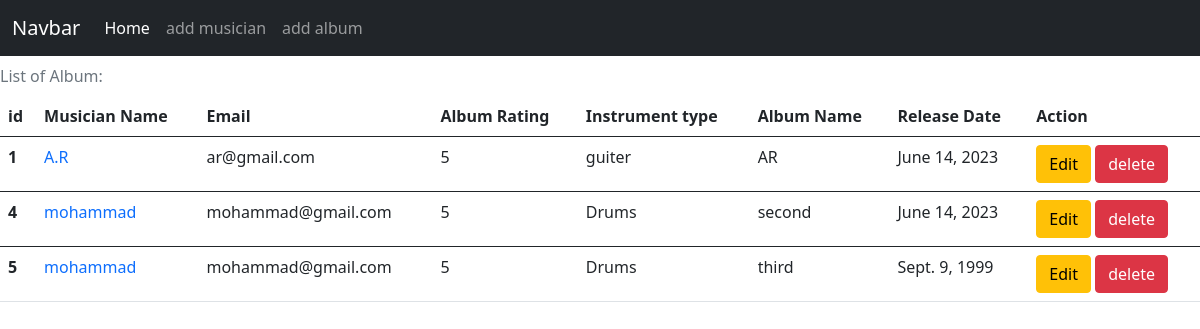
The page / on the database its author committed.
### albums/models.py (models this page shows, shortened)
class Album(models.Model):
    album_name = models.CharField(max_length=30)
    release = models.DateField()
    musician = models.ForeignKey(Musician, on_delete=models.CASCADE)
    choice = [('1', '1'),('2', '2'),('3', '3'),('4', '4'),('5', '5'),]
    rating = models.CharField(max_length=5,default='0',choices = choice)

### musicians/models.py (models this page shows, shortened)
class Musician(models.Model):
    first_name = models.CharField(max_length=30)
    last_name = models.CharField(max_length=30)
    email = models.EmailField()
    ins = models.CharField(max_length=20)

### musician_directory/views.py (the view)
# urls.py: 2. Add a URL to urlpatterns:  path('', views.home, name='home')
def home(req):
    data1 = Album.objects.all()
    return render(req, 'home.html', {'album':data1})

### templates/home.html
{% extends "base.html" %} {% block content %}
<table class="table caption-top">
  <caption>
    List of Album:
  </caption>
  <thead>
    <tr>
      <th scope="col-1">id</th>
      <th scope="col-2">Musician Name</th>
      <th scope="col-2">Email</th>
      <th scope="col-1">Album Rating</th>
      <th scope="col-2">Instrument type</th>
      <th scope="col-1">Album Name</th>
      <th scope="col-1">Release Date</th>
      <th scope="col-2">Action</th>
    </tr>
  </thead>
  {% for post in album %}
  <tbody>
    <tr scope="row">
      <th scope="row">{{post.id}}</th>
      <td>
        <a
          href="{% url 'edit_musician' post.musician.id%}"
          style="text-decoration: none"
          >{{post.musician.first_name}}</a
        >
      </td>
      <td>{{post.musician.email}}</td>
      <td>{{post.rating}}</td>
      <td>{{post.musician.ins}}</td>
      <td>{{post.album_name}}</td>
      <td>{{post.release}}</td>
      <td>
        <a href="{% url 'edit' post.id%}" class="btn btn-warning">Edit</a>
        <a href="{% url 'delete' post.id%}" class="btn btn-danger">delete</a>
      </td>
    </tr>
  </tbody>
  {% endfor %}
</table>
{% endblock content %}

### templates/base.html (shortened to what this page needs)
<!DOCTYPE html>
<html lang="en">
  <head>
    <link
      href="https://cdn.jsdelivr.net/npm/bootstrap@5.0.2/dist/css/bootstrap.min.css"
      rel="stylesheet"
    />
  </head>
  <body>
    <nav class="navbar navbar-expand-lg navbar-dark bg-dark">
      <div class="container-fluid">
        <a class="navbar-brand" href="#">Navbar</a>
        <div class="collapse navbar-collapse" id="navbarNav">
          <ul class="navbar-nav">
            <li class="nav-item">
              <a
                class="nav-link active"
                aria-current="page"
                href="{% url 'home'%}"
                >Home</a
              >
            </li>
            <li class="nav-item">
              <a class="nav-link" href="{% url 'musician'%}">add musician</a>
            </li>
            <li class="nav-item">
              <a class="nav-link" href="{% url 'album'%}">add album</a>
            </li>
          </ul>
        </div>
      </div>
    </nav>
    {% block content %} {% endblock content %}
  </body>
</html>

### rows shown on the page
Album: id "1", musician.first_name "A.R", musician.email "ar@gmail.com", rating "5", musician.ins "guiter", album_name "AR", release "June 14, 2023"
Album: id "4", musician.first_name "mohammad", musician.email "mohammad@gmail.com", rating "5", musician.ins "Drums", album_name "second", release "June 14, 2023"
Album: id "5", musician.first_name "mohammad", musician.email "mohammad@gmail.com", rating "5", musician.ins "Drums", album_name "third", release "Sept. 9, 1999"
